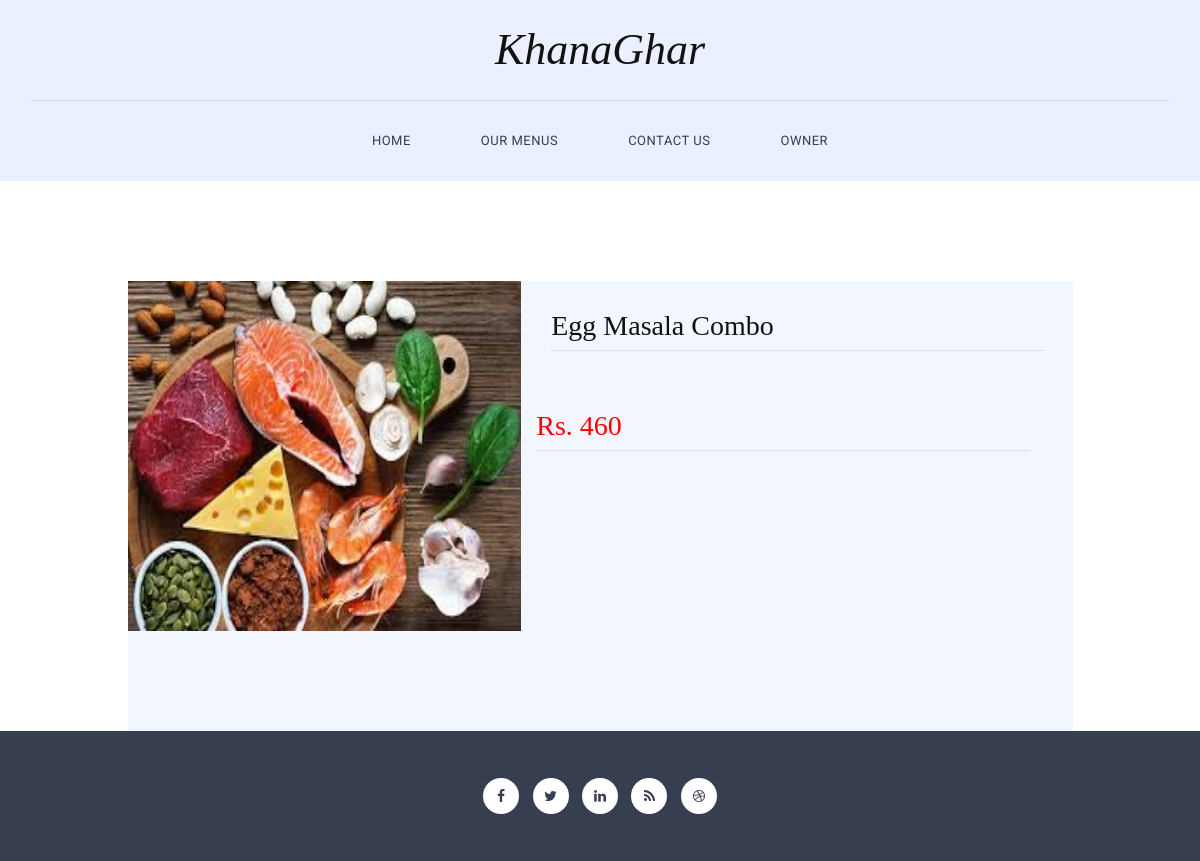
Before: /food/3/ with the older database file.
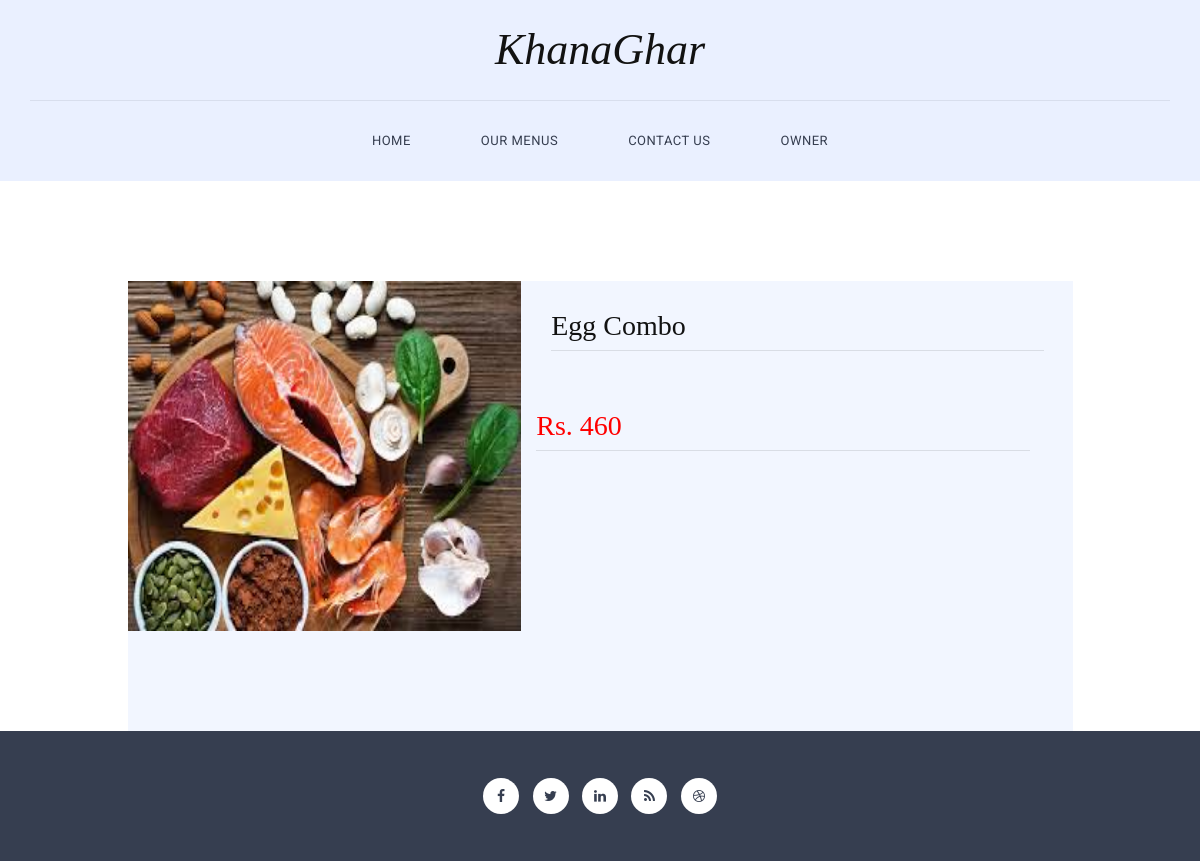
After: the same page with the newer database file.
### food/models.py (models this page shows, shortened)
class special_item(models.Model):
    item_name= models.CharField(max_length=200)
    item_desc= models.CharField(max_length=400)
    item_sort_desc=models.CharField(max_length=400)
    item_price=models.IntegerField()
    item_image=models.ImageField(upload_to="images/")
    category=models.ForeignKey("Category", on_delete=models.CASCADE)

### food/views.py (the view)
# urls.py: path('<int:sitem_id>/',views.details_special, name='details_special'),
def details_special(request,sitem_id):
    special=special_item.objects.get(id=sitem_id)
    return render(request,'foods/details.html', {"item":special} )

### food/templates/foods/details.html (shortened to what this page needs)
{% extends 'foods/base.html' %}
{% load static %}
{% block body %}
<section class="breakfast-menu">
    <div class="container">
        <div class="row">
            <div class="col-md-10 col-md-offset-1">
                <div class="breakfast-menu-content">
                    <div class="row">
                        <div class="col-md-5">
                            <div class="left-image">
                                <img src="/media/{{item.item_image}}" width="200" height="350" alt="Breakfast" style="margin-bottom: 100px; ">
                            </div>
                        </div>
                        <div class="col-md-7">
                            <h2>{{item.item_name}}</h2>
                            <div id="owl-breakfast" class="owl-carousel owl-theme">
                                    <div class='contain'>
                                            <br><div class="price">
                                                <h2 style="color:red;" >Rs. {{item.item_price}}</h2>
                                                </div>
                                        </div>
                            </div>
                        </div>
                    </div>
                </div>
            </div>
        </div>
    </div>
</section>
{% endblock%}

### food/templates/foods/base.html (shortened to what this page needs)
{% load static %}
<!DOCTYPE html>
<html>
    <head>
        <link rel="stylesheet" href="{% static 'food/css/bootstrap.min.css'%}">
        <link rel="stylesheet" href="{% static 'food/css/bootstrap-theme.min.css'%}">
        <link rel="stylesheet" href="{% static 'food/css/fontAwesome.css'%}">
        <link rel="stylesheet" href="{% static 'food/css/hero-slider.css'%}">
        <link rel="stylesheet" href="{% static 'food/css/owl-carousel.css'%}">
        <link rel="stylesheet" href="{% static 'food/css/templatemo-style.css'%}">
    </head>
<body>
    <div class="header">
        <div class="container">
            <a href="#" class="navbar-brand scroll-top">KhanaGhar</a>
            <nav class="navbar navbar-inverse" role="navigation">
                <div id="main-nav" class="collapse navbar-collapse">
                    <ul class="nav navbar-nav">
                        <li><a href="/food">Home</a></li>
                        <li><a href="/food/menu">Our Menus</a></li>
                        <li><a href="/food/contact">Contact Us</a></li>
                        <li><a href="/owner">Owner</a></li>
                    </ul>
                </div>
            </nav>
        </div>
    </div>
{% block body %}
{% endblock%}
    <footer>
        <div class="container">
            <div class="row">
                <div class="col-md-4">
                </div>
                <div class="col-md-4">
                    <ul class="social-icons">
                        <li><a rel="nofollow" href="https://fb.com/templatemo"><i class="fa fa-facebook"></i></a></li>
                        <li><a href="#"><i class="fa fa-twitter"></i></a></li>
                        <li><a href="#"><i class="fa fa-linkedin"></i></a></li>
                        <li><a href="#"><i class="fa fa-rss"></i></a></li>
                        <li><a href="#"><i class="fa fa-dribbble"></i></a></li>
                    </ul>
                </div>
                <div class="col-md-4">
                </div>
            </div>
        </div>
    </footer>
</body>
</html>

### food/static/food/css/hero-slider.css (style rules this page uses)
*, *::after, *::before { -webkit-box-sizing: border-box; -moz-box-sizing: border-box; box-sizing: border-box; }
html { font-size: 62.5%; }
body { font-family: "Open Sans", sans-serif; color: #2c343b; background-color: #f2f2f2; }
a { color: #d44457; text-decoration: none; }
img { max-width: 100%; }

### food/static/food/css/templatemo-style.css (style rules this page uses)
* { margin: 0; padding: 0; font-family: 'Roboto', arial, sans-serif; }
body { overflow-x: hidden; background-color: #fff; }
ul { list-style: none; margin: 0px; }
.header { width: 100%; padding: 0; z-index: 10000; transition: all 0.2s ease-in-out; background-color: #eaf0ff; text-align: center; }
.navbar-inverse .navbar-brand, .navbar-inverse .navbar-nav>li>a { text-shadow: none; }
.navbar-brand { font-family: 'Spectral', serif; font-size: 44px; color: #121212; font-style: italic; text-align: center; width: 100%; border-bottom: 1px solid #d8deed; position: relative; padding: 40px 0px; height: auto!important; }
#main-nav { padding: 15px 0px; float: right; position:relative; left:-50%; text-align: left; }
.nav { list-style:none; position:relative; left:50%; }
.navbar-nav li { margin: 0px 20px; }
.navbar-nav li a { font-family: 'Roboto', sans-serif; font-size: 13px; text-transform: uppercase; color: #363e50!important; letter-spacing: 0.5px; }
.navbar-inverse { background-image: none; background-color: transparent; }
.header .navbar { margin: 0; border: none; }
footer { background-color: #363e50; line-height: 130px; text-align: center; }
footer ul { list-style: none; padding: 0; margin: 0; }
footer ul li { display: inline-block; margin: 0px 5px; }
footer ul li i { width: 36px; height: 36px; display: inline-block; text-align: center; line-height: 36px!important; background-color: #fff; border-radius: 50%; color: #363e50; transition: all 0.5s; }
section.breakfast-menu { margin-top: 100px; }
section.breakfast-menu .price { right: 15px; }
.breakfast-menu-content { background-color: #f2f6ff; padding: 30px 0px 30px 30px; }
.breakfast-menu-content .left-image img { width: 100%; overflow: hidden; }
.breakfast-menu-content .left-image { margin: -30px 0px -30px -30px; }
.breakfast-menu-content #owl-breakfast { margin-left: -15px; }
.breakfast-menu-content h2 { margin-top: 0px; margin-bottom: 30px; padding-bottom: 8px; font-family: 'Spectral', serif; font-size: 28px; width: 94.5%; border-bottom: 1px solid #d9dde5; color: #121212; }

### food/templates/foods/base.html (style rules this page uses)
.contain { width: 200%; }

Changed rows visible on the page:
changed special_item: item_name "Egg Masala Combo" → "Egg Combo"
